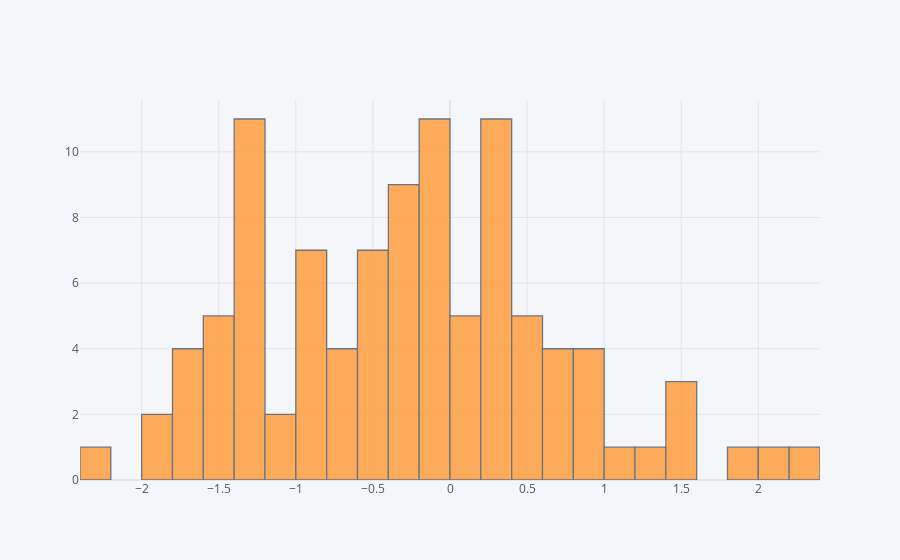

The notebook cell saved with this chart:
### Code cell
df['a'].iplot(kind='hist',bins=35)

### Figure 1 — Plotly figure (JSON) as saved in the notebook; plotly's stock layout.template omitted (floating-point values rounded to 4 significant figures)
{"data": [{"histfunc": "count", "histnorm": "", "marker": {"color": "rgba(255, 153, 51, 1.0)", "line": {"color": "#4D5663", "width": 1.3}}, "name": "a", "nbinsx": 35, "opacity": 0.8, "orientation": "v", "type": "histogram", "x": [-1.254, -0.3119, -2.211, 0.261, -0.4237, -0.5191, -0.3742, 0.01316, -1.394, -0.988, 0.9978, 0.2041, -0.3752, 0.1471, 0.7097, -0.598, -0.8581, -0.03929, 2.112, 0.2099, -0.003975, 1.084, 0.2572, -0.6265, -0.8335, -0.4385, 1.218, -1.24, -1.207, -0.2522, -0.2622, -1.594, -0.116, 0.317, 0.3318, 0.2707, 0.6886, 0.333, 0.586, -1.079, 0.03637, 0.1514, -0.1039, 0.835, -1.206, 0.5673, -0.06721, -0.5437, -1.785, -1.564, -1.748, -0.9239, -0.07067, -1.256, -1.255, -0.5694, -0.268, -0.7371, 1.413, -0.4485, -0.03369, 0.2006, -1.301, -0.7651, -1.474, -1.904, -0.8425, -0.645, -1.386, 0.5788, 2.296, -1.438, 0.5929, 0.6824, -1.979, 0.6508, -0.8504, -0.2308, 0.9276, -0.0471, -1.641, -0.8744, -0.2587, 0.2747, 0.1947, 1.413, -0.04938, -0.1048, 0.5134, -1.222, -0.1164, -1.302, 0.3029, -1.661, 1.984, -1.004, -1.429, 1.53, 0.9134, -0.2964]}], "layout": {"barmode": "overlay", "legend": {"bgcolor": "#F5F6F9", "font": {"color": "#4D5663"}}, "paper_bgcolor": "#F5F6F9", "plot_bgcolor": "#F5F6F9", "title": {"font": {"color": "#4D5663"}}, "xaxis": {"gridcolor": "#E1E5ED", "showgrid": true, "tickfont": {"color": "#4D5663"}, "title": {"font": {"color": "#4D5663"}, "text": ""}, "zerolinecolor": "#E1E5ED"}, "yaxis": {"gridcolor": "#E1E5ED", "showgrid": true, "tickfont": {"color": "#4D5663"}, "title": {"font": {"color": "#4D5663"}, "text": ""}, "zerolinecolor": "#E1E5ED"}}}
